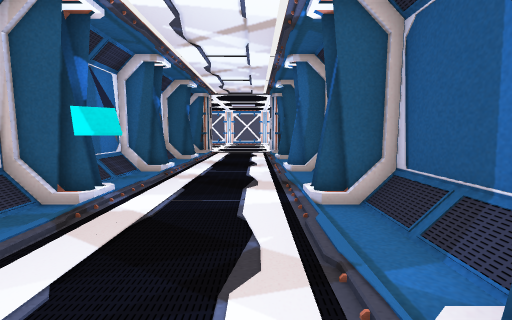
[1] (above)

18 first-person views from a walk through a scene from a Unity 3-D project. The camera is 1.3 m above the floor, tilts 6° down and sees 90° across. The floor is counted in squares, 1 m on a side. Each view is taken from the middle of a square. On the plan, view 1 faces up. The plan holds only what a view shows up to about 13 squares ahead; the rest is blank. The player is left out. Some animated figures are left out. Door leaves are left out, so doorways stand open.

[2]
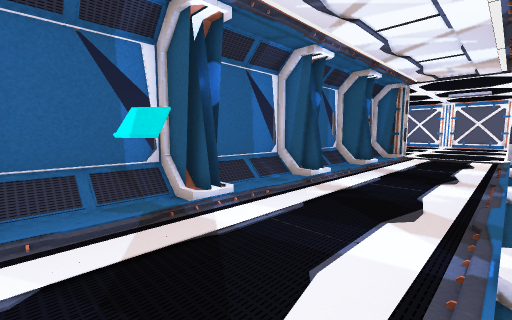

[3]
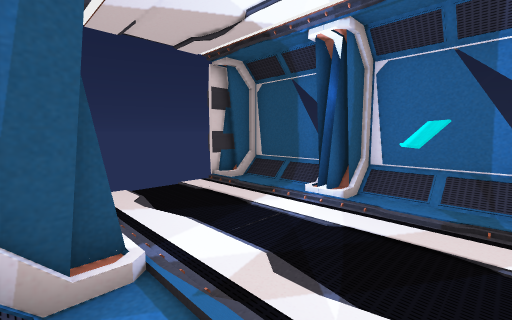

[4]
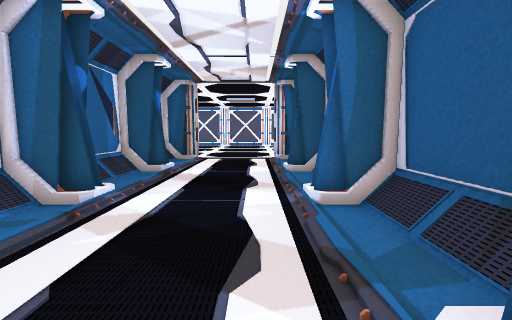

[5]
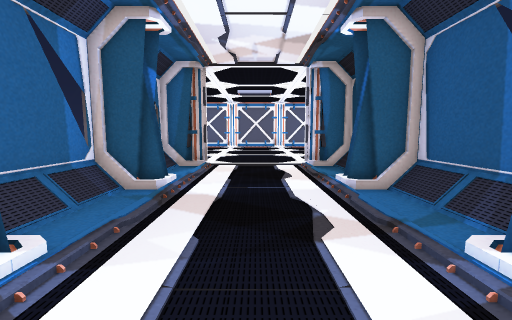

[6]
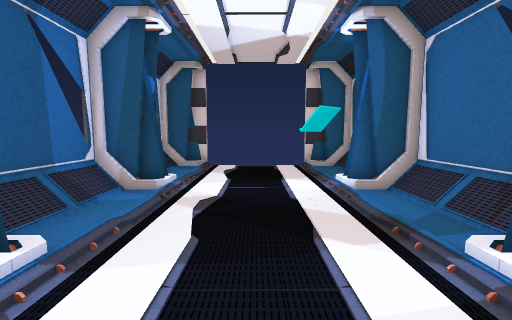

[7]
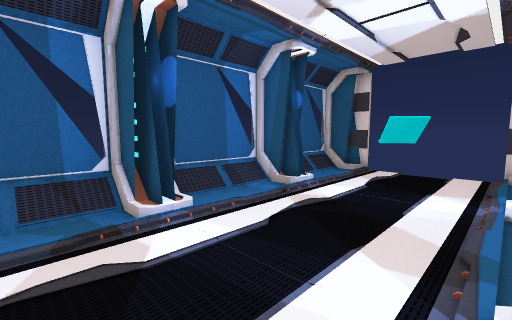

[8]
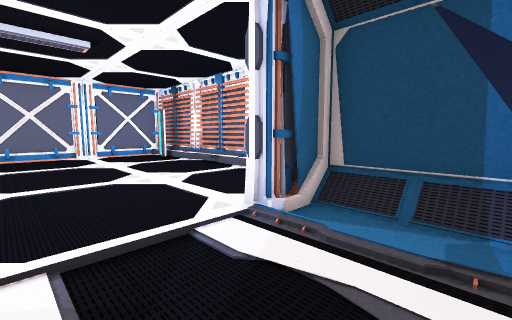

[9]
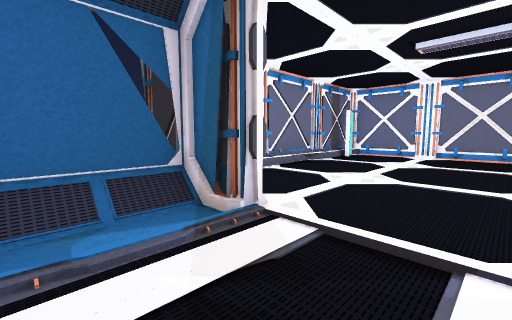

[10]
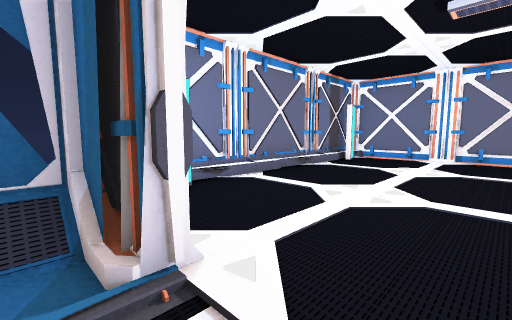

[11]
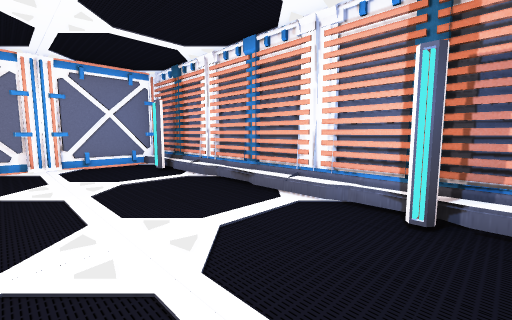

[12]
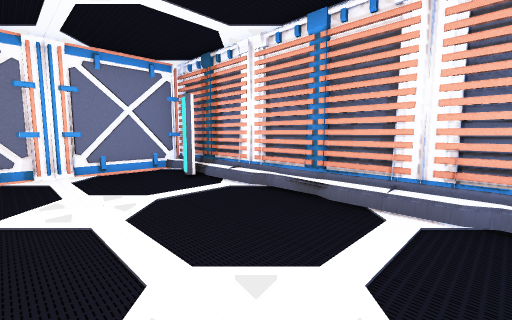

[13]
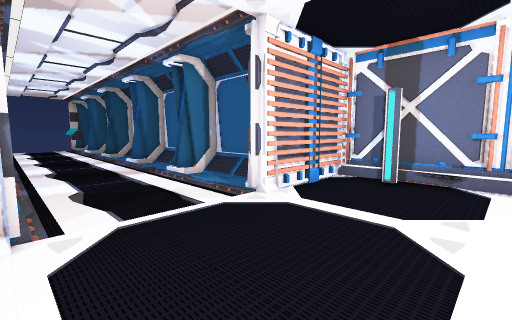

[14]
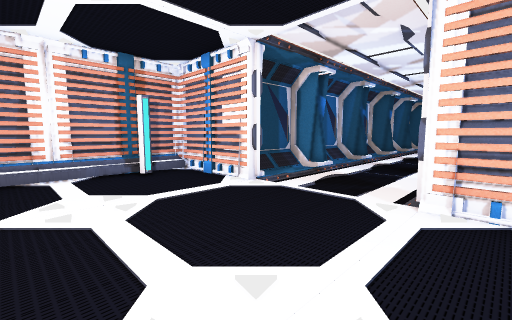

[15]
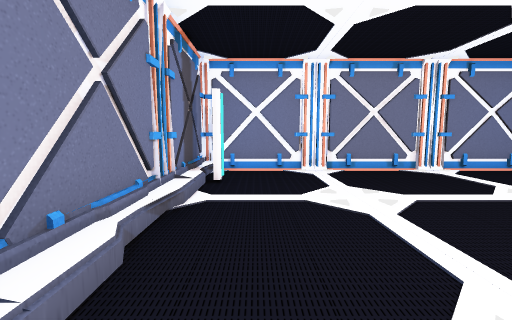

[16]
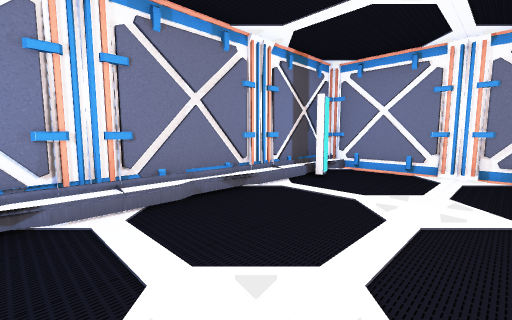

[17]
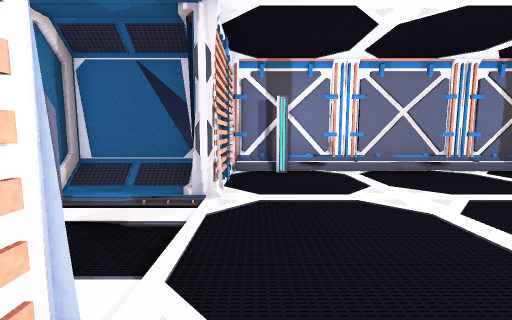

[18]
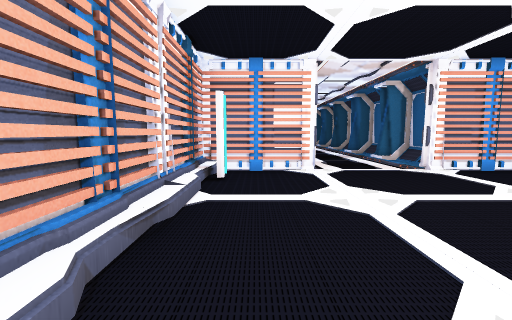

### Floor plan
Key: @ floor where view 1 was taken; # wall or solid block; . main floor; : floor 0.25 m higher than the main floor; / step, stairs or slope; D open door; = window, fence, low wall or low ledge; O other object.
Columns run from 7 left of view 1 to 5 right of it. Each row starts with its distance up from view 1.
 29 #############
 28 #...........#
 27 ##.........##
 26 #...........#
 25 #...........#
 24 #...........#
 23 #...........#
 22 #...........#
 21 #...........#
 20 #...........#
 19 ##.........##
 18 #...........#
 17 ####DDDDD####
 16   =:...../=
 15   =:...../=
 14   =:...../=
 13   ##..../##
 12   =:...../=
 11   =:...../=
 10   =:...../=
  9   ##..../##
  8   =:...../=
  7   =:...../=
  6   =:...../=
  5   ##..../##
  4   =:...../=
  3   =:.O.../=
  2   =:...../=
  1   ##..../##
  0   =:...@./
 -1   =:.. ../=
 -2   =:.. ../=
 -3   ##DDDDD##

Positions as (right, up) in squares from view 1, and headings:
1: (0, 0), facing up
2: (1, 2), facing up-left
3: (2, 4), facing down-left
4: (0, 4), facing up
5: (-1, 7), facing up
6: (-1, 7), facing down
7: (-3, 7), facing down-right
8: (-2, 14), facing up-right
9: (0, 14), facing up-left
10: (-1, 16), facing up-left
11: (0, 18), facing up-right
12: (0, 20), facing up-right
13: (1, 21), facing down-left
14: (-4, 22), facing down-right
15: (-5, 20), facing up
16: (-2, 20), facing up-left
17: (2, 18), facing left
18: (3, 26), facing down
